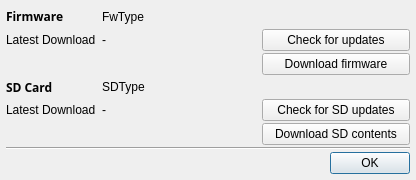
<?xml version="1.0" encoding="UTF-8"?>
<ui version="4.0">
 <class>FirmwarePreferencesDialog</class>
 <widget class="QDialog" name="FirmwarePreferencesDialog">
  <property name="geometry">
   <rect>
    <x>0</x>
    <y>0</y>
    <width>416</width>
    <height>180</height>
   </rect>
  </property>
  <property name="sizePolicy">
   <sizepolicy hsizetype="MinimumExpanding" vsizetype="Preferred">
    <horstretch>0</horstretch>
    <verstretch>0</verstretch>
   </sizepolicy>
  </property>
  <property name="minimumSize">
   <size>
    <width>0</width>
    <height>0</height>
   </size>
  </property>
  <property name="windowTitle">
   <string>Downloads</string>
  </property>
  <layout class="QGridLayout" name="gridLayout">
   <property name="verticalSpacing">
    <number>2</number>
   </property>
   <property name="margin">
    <number>6</number>
   </property>
   <item row="5" column="3">
    <widget class="QPushButton" name="fw_dnld">
     <property name="text">
      <string>Download firmware</string>
     </property>
    </widget>
   </item>
   <item row="3" column="1" colspan="2">
    <widget class="QLabel" name="lastRevisionLbl">
     <property name="text">
      <string notr="true">-</string>
     </property>
    </widget>
   </item>
   <item row="0" column="0">
    <widget class="QLabel" name="label_6">
     <property name="sizePolicy">
      <sizepolicy hsizetype="Preferred" vsizetype="Minimum">
       <horstretch>0</horstretch>
       <verstretch>0</verstretch>
      </sizepolicy>
     </property>
     <property name="font">
      <font>
       <family>Sans Serif</family>
       <weight>75</weight>
       <bold>true</bold>
      </font>
     </property>
     <property name="text">
      <string>Firmware</string>
     </property>
     <property name="alignment">
      <set>Qt::AlignLeading|Qt::AlignLeft|Qt::AlignVCenter</set>
     </property>
    </widget>
   </item>
   <item row="25" column="3">
    <widget class="QDialogButtonBox" name="buttonBox">
     <property name="orientation">
      <enum>Qt::Horizontal</enum>
     </property>
     <property name="standardButtons">
      <set>QDialogButtonBox::Ok</set>
     </property>
    </widget>
   </item>
   <item row="8" column="3">
    <widget class="QPushButton" name="sd_dnld">
     <property name="text">
      <string>Download SD contents</string>
     </property>
    </widget>
   </item>
   <item row="3" column="0">
    <widget class="QLabel" name="label">
     <property name="text">
      <string>Latest Download</string>
     </property>
    </widget>
   </item>
   <item row="24" column="0" colspan="4">
    <widget class="Line" name="line_6">
     <property name="orientation">
      <enum>Qt::Horizontal</enum>
     </property>
    </widget>
   </item>
   <item row="3" column="3">
    <widget class="QPushButton" name="checkFWUpdates">
     <property name="minimumSize">
      <size>
       <width>0</width>
       <height>0</height>
      </size>
     </property>
     <property name="text">
      <string>Check for updates</string>
     </property>
    </widget>
   </item>
   <item row="0" column="1" colspan="3">
    <widget class="QLabel" name="fwTypeLbl">
     <property name="sizePolicy">
      <sizepolicy hsizetype="Expanding" vsizetype="Preferred">
       <horstretch>0</horstretch>
       <verstretch>0</verstretch>
      </sizepolicy>
     </property>
     <property name="text">
      <string notr="true">FwType</string>
     </property>
    </widget>
   </item>
   <item row="8" column="2">
    <spacer name="horizontalSpacer_2">
     <property name="orientation">
      <enum>Qt::Horizontal</enum>
     </property>
     <property name="sizeHint" stdset="0">
      <size>
       <width>40</width>
       <height>20</height>
      </size>
     </property>
    </spacer>
   </item>
   <item row="7" column="3">
    <widget class="QPushButton" name="checkSDUpdates">
     <property name="text">
      <string>Check for SD updates</string>
     </property>
    </widget>
   </item>
   <item row="7" column="0">
    <widget class="QLabel" name="label_2">
     <property name="text">
      <string>Latest Download</string>
     </property>
    </widget>
   </item>
   <item row="7" column="1" colspan="2">
    <widget class="QLabel" name="lastSDVersionLbl">
     <property name="text">
      <string>-</string>
     </property>
    </widget>
   </item>
   <item row="6" column="0">
    <widget class="QLabel" name="label_3">
     <property name="font">
      <font>
       <family>Sans Serif</family>
       <weight>75</weight>
       <bold>true</bold>
      </font>
     </property>
     <property name="text">
      <string>SD Card</string>
     </property>
    </widget>
   </item>
   <item row="6" column="1" colspan="3">
    <widget class="QLabel" name="sdTypeLbl">
     <property name="sizePolicy">
      <sizepolicy hsizetype="Expanding" vsizetype="Preferred">
       <horstretch>0</horstretch>
       <verstretch>0</verstretch>
      </sizepolicy>
     </property>
     <property name="text">
      <string>SDType</string>
     </property>
    </widget>
   </item>
  </layout>
 </widget>
 <tabstops>
  <tabstop>checkFWUpdates</tabstop>
  <tabstop>fw_dnld</tabstop>
  <tabstop>sd_dnld</tabstop>
  <tabstop>buttonBox</tabstop>
 </tabstops>
 <resources>
  <include location="companion.qrc"/>
 </resources>
 <connections>
  <connection>
   <sender>buttonBox</sender>
   <signal>accepted()</signal>
   <receiver>FirmwarePreferencesDialog</receiver>
   <slot>close()</slot>
   <hints>
    <hint type="sourcelabel">
     <x>345</x>
     <y>133</y>
    </hint>
    <hint type="destinationlabel">
     <x>207</x>
     <y>76</y>
    </hint>
   </hints>
  </connection>
 </connections>
</ui>
